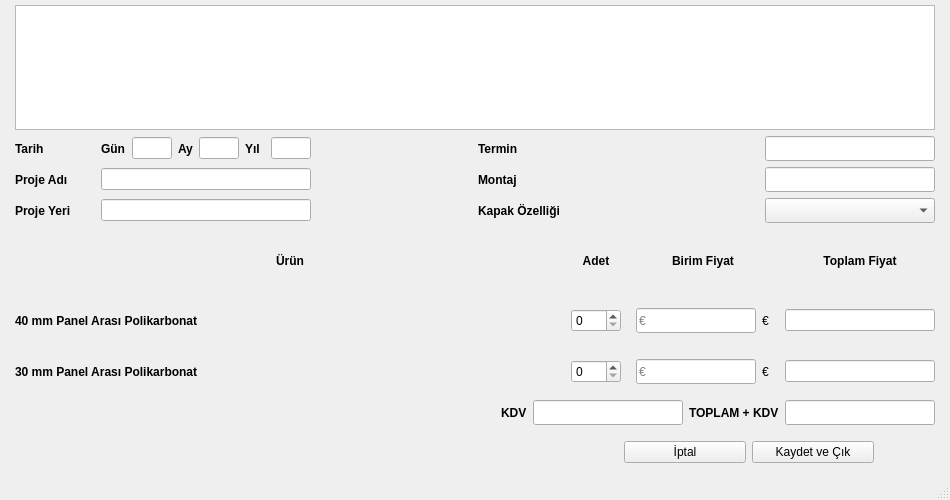
<?xml version="1.0" encoding="UTF-8"?>
<ui version="4.0">
 <class>MainWindow</class>
 <widget class="QMainWindow" name="MainWindow">
  <property name="geometry">
   <rect>
    <x>0</x>
    <y>0</y>
    <width>950</width>
    <height>500</height>
   </rect>
  </property>
  <property name="minimumSize">
   <size>
    <width>950</width>
    <height>500</height>
   </size>
  </property>
  <property name="maximumSize">
   <size>
    <width>950</width>
    <height>500</height>
   </size>
  </property>
  <property name="windowTitle">
   <string>MainWindow</string>
  </property>
  <widget class="QWidget" name="centralwidget">
   <layout class="QVBoxLayout" name="verticalLayout_3" stretch="2,15,1,1,1,1,1">
    <property name="leftMargin">
     <number>15</number>
    </property>
    <property name="topMargin">
     <number>5</number>
    </property>
    <property name="rightMargin">
     <number>15</number>
    </property>
    <property name="bottomMargin">
     <number>5</number>
    </property>
    <item>
     <widget class="QTextEdit" name="textEdit"/>
    </item>
    <item>
     <layout class="QHBoxLayout" name="horizontalLayout_6">
      <item>
       <layout class="QVBoxLayout" name="verticalLayout_2">
        <property name="leftMargin">
         <number>0</number>
        </property>
        <item>
         <layout class="QHBoxLayout" name="horizontalLayout">
          <item>
           <widget class="QLabel" name="label_4">
            <property name="minimumSize">
             <size>
              <width>80</width>
              <height>25</height>
             </size>
            </property>
            <property name="maximumSize">
             <size>
              <width>80</width>
              <height>25</height>
             </size>
            </property>
            <property name="font">
             <font>
              <weight>75</weight>
              <bold>true</bold>
             </font>
            </property>
            <property name="text">
             <string>Tarih</string>
            </property>
           </widget>
          </item>
          <item>
           <widget class="QLabel" name="label">
            <property name="minimumSize">
             <size>
              <width>25</width>
              <height>0</height>
             </size>
            </property>
            <property name="font">
             <font>
              <weight>75</weight>
              <bold>true</bold>
             </font>
            </property>
            <property name="text">
             <string>Gün</string>
            </property>
           </widget>
          </item>
          <item>
           <widget class="QLineEdit" name="gun_line">
            <property name="minimumSize">
             <size>
              <width>40</width>
              <height>0</height>
             </size>
            </property>
            <property name="maximumSize">
             <size>
              <width>40</width>
              <height>16777215</height>
             </size>
            </property>
           </widget>
          </item>
          <item>
           <widget class="QLabel" name="label_5">
            <property name="minimumSize">
             <size>
              <width>15</width>
              <height>0</height>
             </size>
            </property>
            <property name="font">
             <font>
              <weight>75</weight>
              <bold>true</bold>
             </font>
            </property>
            <property name="text">
             <string>Ay</string>
            </property>
           </widget>
          </item>
          <item>
           <widget class="QLineEdit" name="ay_line">
            <property name="minimumSize">
             <size>
              <width>40</width>
              <height>0</height>
             </size>
            </property>
            <property name="maximumSize">
             <size>
              <width>40</width>
              <height>16777215</height>
             </size>
            </property>
           </widget>
          </item>
          <item>
           <widget class="QLabel" name="label_6">
            <property name="minimumSize">
             <size>
              <width>20</width>
              <height>0</height>
             </size>
            </property>
            <property name="font">
             <font>
              <weight>75</weight>
              <bold>true</bold>
             </font>
            </property>
            <property name="text">
             <string>Yıl</string>
            </property>
           </widget>
          </item>
          <item>
           <widget class="QLineEdit" name="yil_line">
            <property name="minimumSize">
             <size>
              <width>40</width>
              <height>0</height>
             </size>
            </property>
            <property name="maximumSize">
             <size>
              <width>40</width>
              <height>16777215</height>
             </size>
            </property>
           </widget>
          </item>
          <item>
           <spacer name="horizontalSpacer_25">
            <property name="orientation">
             <enum>Qt::Horizontal</enum>
            </property>
            <property name="sizeHint" stdset="0">
             <size>
              <width>40</width>
              <height>20</height>
             </size>
            </property>
           </spacer>
          </item>
         </layout>
        </item>
        <item>
         <layout class="QHBoxLayout" name="horizontalLayout_2">
          <item>
           <widget class="QLabel" name="label_2">
            <property name="minimumSize">
             <size>
              <width>80</width>
              <height>25</height>
             </size>
            </property>
            <property name="maximumSize">
             <size>
              <width>80</width>
              <height>25</height>
             </size>
            </property>
            <property name="font">
             <font>
              <weight>75</weight>
              <bold>true</bold>
             </font>
            </property>
            <property name="text">
             <string>Proje Adı</string>
            </property>
           </widget>
          </item>
          <item>
           <widget class="QLineEdit" name="projeadi_line">
            <property name="minimumSize">
             <size>
              <width>210</width>
              <height>0</height>
             </size>
            </property>
            <property name="maximumSize">
             <size>
              <width>210</width>
              <height>16777215</height>
             </size>
            </property>
           </widget>
          </item>
          <item>
           <spacer name="horizontalSpacer_24">
            <property name="orientation">
             <enum>Qt::Horizontal</enum>
            </property>
            <property name="sizeHint" stdset="0">
             <size>
              <width>40</width>
              <height>20</height>
             </size>
            </property>
           </spacer>
          </item>
         </layout>
        </item>
        <item>
         <layout class="QHBoxLayout" name="horizontalLayout_3">
          <item>
           <widget class="QLabel" name="label_3">
            <property name="minimumSize">
             <size>
              <width>80</width>
              <height>25</height>
             </size>
            </property>
            <property name="maximumSize">
             <size>
              <width>80</width>
              <height>25</height>
             </size>
            </property>
            <property name="font">
             <font>
              <weight>75</weight>
              <bold>true</bold>
             </font>
            </property>
            <property name="text">
             <string>Proje Yeri</string>
            </property>
           </widget>
          </item>
          <item>
           <widget class="QLineEdit" name="projeyeri_line">
            <property name="minimumSize">
             <size>
              <width>210</width>
              <height>0</height>
             </size>
            </property>
            <property name="maximumSize">
             <size>
              <width>210</width>
              <height>16777215</height>
             </size>
            </property>
           </widget>
          </item>
          <item>
           <spacer name="horizontalSpacer_23">
            <property name="orientation">
             <enum>Qt::Horizontal</enum>
            </property>
            <property name="sizeHint" stdset="0">
             <size>
              <width>40</width>
              <height>20</height>
             </size>
            </property>
           </spacer>
          </item>
         </layout>
        </item>
       </layout>
      </item>
      <item>
       <layout class="QVBoxLayout" name="verticalLayout">
        <item>
         <layout class="QHBoxLayout" name="horizontalLayout_5">
          <item>
           <widget class="QLabel" name="label_8">
            <property name="font">
             <font>
              <weight>75</weight>
              <bold>true</bold>
             </font>
            </property>
            <property name="text">
             <string>Termin</string>
            </property>
           </widget>
          </item>
          <item>
           <widget class="QLineEdit" name="termin_line">
            <property name="minimumSize">
             <size>
              <width>170</width>
              <height>25</height>
             </size>
            </property>
            <property name="maximumSize">
             <size>
              <width>170</width>
              <height>25</height>
             </size>
            </property>
           </widget>
          </item>
         </layout>
        </item>
        <item>
         <layout class="QHBoxLayout" name="horizontalLayout_4">
          <item>
           <widget class="QLabel" name="label_7">
            <property name="font">
             <font>
              <weight>75</weight>
              <bold>true</bold>
             </font>
            </property>
            <property name="text">
             <string>Montaj</string>
            </property>
           </widget>
          </item>
          <item>
           <widget class="QLineEdit" name="montaj_line">
            <property name="minimumSize">
             <size>
              <width>170</width>
              <height>25</height>
             </size>
            </property>
            <property name="maximumSize">
             <size>
              <width>170</width>
              <height>25</height>
             </size>
            </property>
           </widget>
          </item>
         </layout>
        </item>
        <item>
         <layout class="QHBoxLayout" name="horizontalLayout_15">
          <item>
           <widget class="QLabel" name="label_29">
            <property name="font">
             <font>
              <weight>75</weight>
              <bold>true</bold>
             </font>
            </property>
            <property name="text">
             <string>Kapak Özelliği</string>
            </property>
           </widget>
          </item>
          <item>
           <widget class="QComboBox" name="kapak_ozl_box">
            <property name="minimumSize">
             <size>
              <width>170</width>
              <height>25</height>
             </size>
            </property>
            <property name="maximumSize">
             <size>
              <width>170</width>
              <height>25</height>
             </size>
            </property>
           </widget>
          </item>
         </layout>
        </item>
       </layout>
      </item>
     </layout>
    </item>
    <item>
     <layout class="QHBoxLayout" name="horizontalLayout_12">
      <item>
       <widget class="QLabel" name="label_21">
        <property name="minimumSize">
         <size>
          <width>550</width>
          <height>45</height>
         </size>
        </property>
        <property name="maximumSize">
         <size>
          <width>550</width>
          <height>16777215</height>
         </size>
        </property>
        <property name="font">
         <font>
          <weight>75</weight>
          <bold>true</bold>
         </font>
        </property>
        <property name="text">
         <string>Ürün</string>
        </property>
        <property name="alignment">
         <set>Qt::AlignCenter</set>
        </property>
       </widget>
      </item>
      <item>
       <widget class="QLabel" name="label_22">
        <property name="minimumSize">
         <size>
          <width>50</width>
          <height>0</height>
         </size>
        </property>
        <property name="maximumSize">
         <size>
          <width>50</width>
          <height>16777215</height>
         </size>
        </property>
        <property name="font">
         <font>
          <weight>75</weight>
          <bold>true</bold>
         </font>
        </property>
        <property name="text">
         <string>Adet</string>
        </property>
        <property name="alignment">
         <set>Qt::AlignCenter</set>
        </property>
       </widget>
      </item>
      <item>
       <spacer name="horizontalSpacer_13">
        <property name="orientation">
         <enum>Qt::Horizontal</enum>
        </property>
        <property name="sizeHint" stdset="0">
         <size>
          <width>40</width>
          <height>20</height>
         </size>
        </property>
       </spacer>
      </item>
      <item>
       <widget class="QLabel" name="label_23">
        <property name="minimumSize">
         <size>
          <width>120</width>
          <height>0</height>
         </size>
        </property>
        <property name="maximumSize">
         <size>
          <width>60</width>
          <height>16777215</height>
         </size>
        </property>
        <property name="font">
         <font>
          <weight>75</weight>
          <bold>true</bold>
         </font>
        </property>
        <property name="text">
         <string>Birim Fiyat</string>
        </property>
        <property name="alignment">
         <set>Qt::AlignCenter</set>
        </property>
       </widget>
      </item>
      <item>
       <spacer name="horizontalSpacer_14">
        <property name="orientation">
         <enum>Qt::Horizontal</enum>
        </property>
        <property name="sizeHint" stdset="0">
         <size>
          <width>40</width>
          <height>20</height>
         </size>
        </property>
       </spacer>
      </item>
      <item>
       <widget class="QLabel" name="label_24">
        <property name="minimumSize">
         <size>
          <width>150</width>
          <height>0</height>
         </size>
        </property>
        <property name="font">
         <font>
          <weight>75</weight>
          <bold>true</bold>
          <stylestrategy>PreferDefault</stylestrategy>
         </font>
        </property>
        <property name="layoutDirection">
         <enum>Qt::LeftToRight</enum>
        </property>
        <property name="text">
         <string>Toplam Fiyat</string>
        </property>
        <property name="alignment">
         <set>Qt::AlignCenter</set>
        </property>
       </widget>
      </item>
     </layout>
    </item>
    <item>
     <layout class="QHBoxLayout" name="horizontalLayout_11">
      <item>
       <widget class="QLabel" name="label_19">
        <property name="minimumSize">
         <size>
          <width>550</width>
          <height>45</height>
         </size>
        </property>
        <property name="maximumSize">
         <size>
          <width>550</width>
          <height>16777215</height>
         </size>
        </property>
        <property name="font">
         <font>
          <weight>75</weight>
          <bold>true</bold>
         </font>
        </property>
        <property name="text">
         <string>40 mm Panel Arası Polikarbonat</string>
        </property>
       </widget>
      </item>
      <item>
       <widget class="QSpinBox" name="adet_line_1">
        <property name="minimumSize">
         <size>
          <width>50</width>
          <height>0</height>
         </size>
        </property>
       </widget>
      </item>
      <item>
       <spacer name="horizontalSpacer_10">
        <property name="orientation">
         <enum>Qt::Horizontal</enum>
        </property>
        <property name="sizeHint" stdset="0">
         <size>
          <width>40</width>
          <height>20</height>
         </size>
        </property>
       </spacer>
      </item>
      <item>
       <widget class="QLineEdit" name="brmfiyat_line_1">
        <property name="sizePolicy">
         <sizepolicy hsizetype="Minimum" vsizetype="Fixed">
          <horstretch>0</horstretch>
          <verstretch>0</verstretch>
         </sizepolicy>
        </property>
        <property name="minimumSize">
         <size>
          <width>120</width>
          <height>0</height>
         </size>
        </property>
        <property name="maximumSize">
         <size>
          <width>60</width>
          <height>25</height>
         </size>
        </property>
        <property name="inputMask">
         <string/>
        </property>
        <property name="text">
         <string/>
        </property>
        <property name="readOnly">
         <bool>false</bool>
        </property>
        <property name="placeholderText">
         <string>€</string>
        </property>
       </widget>
      </item>
      <item>
       <widget class="QLabel" name="label_20">
        <property name="text">
         <string>€</string>
        </property>
       </widget>
      </item>
      <item>
       <spacer name="horizontalSpacer_11">
        <property name="orientation">
         <enum>Qt::Horizontal</enum>
        </property>
        <property name="sizeHint" stdset="0">
         <size>
          <width>40</width>
          <height>20</height>
         </size>
        </property>
       </spacer>
      </item>
      <item>
       <widget class="QLineEdit" name="top_line_1">
        <property name="minimumSize">
         <size>
          <width>150</width>
          <height>0</height>
         </size>
        </property>
        <property name="maximumSize">
         <size>
          <width>150</width>
          <height>16777215</height>
         </size>
        </property>
        <property name="text">
         <string/>
        </property>
        <property name="readOnly">
         <bool>true</bool>
        </property>
       </widget>
      </item>
     </layout>
    </item>
    <item>
     <layout class="QHBoxLayout" name="horizontalLayout_13">
      <item>
       <widget class="QLabel" name="label_25">
        <property name="minimumSize">
         <size>
          <width>550</width>
          <height>45</height>
         </size>
        </property>
        <property name="maximumSize">
         <size>
          <width>550</width>
          <height>16777215</height>
         </size>
        </property>
        <property name="font">
         <font>
          <pointsize>9</pointsize>
          <weight>75</weight>
          <bold>true</bold>
         </font>
        </property>
        <property name="text">
         <string>30 mm Panel Arası Polikarbonat</string>
        </property>
       </widget>
      </item>
      <item>
       <widget class="QSpinBox" name="adet_line_2">
        <property name="minimumSize">
         <size>
          <width>50</width>
          <height>0</height>
         </size>
        </property>
       </widget>
      </item>
      <item>
       <spacer name="horizontalSpacer_19">
        <property name="orientation">
         <enum>Qt::Horizontal</enum>
        </property>
        <property name="sizeHint" stdset="0">
         <size>
          <width>40</width>
          <height>20</height>
         </size>
        </property>
       </spacer>
      </item>
      <item>
       <widget class="QLineEdit" name="brmfiyat_line_2">
        <property name="minimumSize">
         <size>
          <width>120</width>
          <height>0</height>
         </size>
        </property>
        <property name="maximumSize">
         <size>
          <width>60</width>
          <height>25</height>
         </size>
        </property>
        <property name="inputMask">
         <string/>
        </property>
        <property name="text">
         <string/>
        </property>
        <property name="readOnly">
         <bool>false</bool>
        </property>
        <property name="placeholderText">
         <string>€</string>
        </property>
       </widget>
      </item>
      <item>
       <widget class="QLabel" name="label_26">
        <property name="text">
         <string>€</string>
        </property>
       </widget>
      </item>
      <item>
       <spacer name="horizontalSpacer_20">
        <property name="orientation">
         <enum>Qt::Horizontal</enum>
        </property>
        <property name="sizeHint" stdset="0">
         <size>
          <width>40</width>
          <height>20</height>
         </size>
        </property>
       </spacer>
      </item>
      <item>
       <widget class="QLineEdit" name="top_line_2">
        <property name="minimumSize">
         <size>
          <width>150</width>
          <height>0</height>
         </size>
        </property>
        <property name="maximumSize">
         <size>
          <width>150</width>
          <height>16777215</height>
         </size>
        </property>
        <property name="text">
         <string/>
        </property>
        <property name="readOnly">
         <bool>true</bool>
        </property>
       </widget>
      </item>
     </layout>
    </item>
    <item>
     <layout class="QHBoxLayout" name="horizontalLayout_28">
      <item>
       <spacer name="horizontalSpacer_12">
        <property name="orientation">
         <enum>Qt::Horizontal</enum>
        </property>
        <property name="sizeHint" stdset="0">
         <size>
          <width>40</width>
          <height>20</height>
         </size>
        </property>
       </spacer>
      </item>
      <item>
       <widget class="QLabel" name="label_35">
        <property name="font">
         <font>
          <weight>75</weight>
          <bold>true</bold>
         </font>
        </property>
        <property name="text">
         <string>KDV</string>
        </property>
       </widget>
      </item>
      <item>
       <widget class="QLineEdit" name="lineEdit_23">
        <property name="minimumSize">
         <size>
          <width>150</width>
          <height>25</height>
         </size>
        </property>
        <property name="maximumSize">
         <size>
          <width>150</width>
          <height>25</height>
         </size>
        </property>
       </widget>
      </item>
      <item>
       <widget class="QLabel" name="label_36">
        <property name="font">
         <font>
          <weight>75</weight>
          <italic>false</italic>
          <bold>true</bold>
         </font>
        </property>
        <property name="text">
         <string>TOPLAM + KDV</string>
        </property>
       </widget>
      </item>
      <item>
       <widget class="QLineEdit" name="lineEdit_24">
        <property name="minimumSize">
         <size>
          <width>150</width>
          <height>25</height>
         </size>
        </property>
        <property name="maximumSize">
         <size>
          <width>150</width>
          <height>25</height>
         </size>
        </property>
        <property name="readOnly">
         <bool>true</bool>
        </property>
       </widget>
      </item>
     </layout>
    </item>
    <item>
     <layout class="QHBoxLayout" name="horizontalLayout_27" stretch="10,2,2,1">
      <property name="topMargin">
       <number>10</number>
      </property>
      <property name="bottomMargin">
       <number>10</number>
      </property>
      <item>
       <spacer name="horizontalSpacer_17">
        <property name="orientation">
         <enum>Qt::Horizontal</enum>
        </property>
        <property name="sizeHint" stdset="0">
         <size>
          <width>40</width>
          <height>20</height>
         </size>
        </property>
       </spacer>
      </item>
      <item>
       <widget class="QPushButton" name="pushButton_3">
        <property name="text">
         <string>İptal</string>
        </property>
       </widget>
      </item>
      <item>
       <widget class="QPushButton" name="kaydet_but">
        <property name="text">
         <string>Kaydet ve Çık</string>
        </property>
       </widget>
      </item>
      <item>
       <spacer name="horizontalSpacer_18">
        <property name="orientation">
         <enum>Qt::Horizontal</enum>
        </property>
        <property name="sizeHint" stdset="0">
         <size>
          <width>40</width>
          <height>20</height>
         </size>
        </property>
       </spacer>
      </item>
     </layout>
    </item>
   </layout>
  </widget>
  <widget class="QMenuBar" name="menubar">
   <property name="geometry">
    <rect>
     <x>0</x>
     <y>0</y>
     <width>950</width>
     <height>22</height>
    </rect>
   </property>
  </widget>
  <widget class="QStatusBar" name="statusbar"/>
 </widget>
 <resources/>
 <connections/>
</ui>
